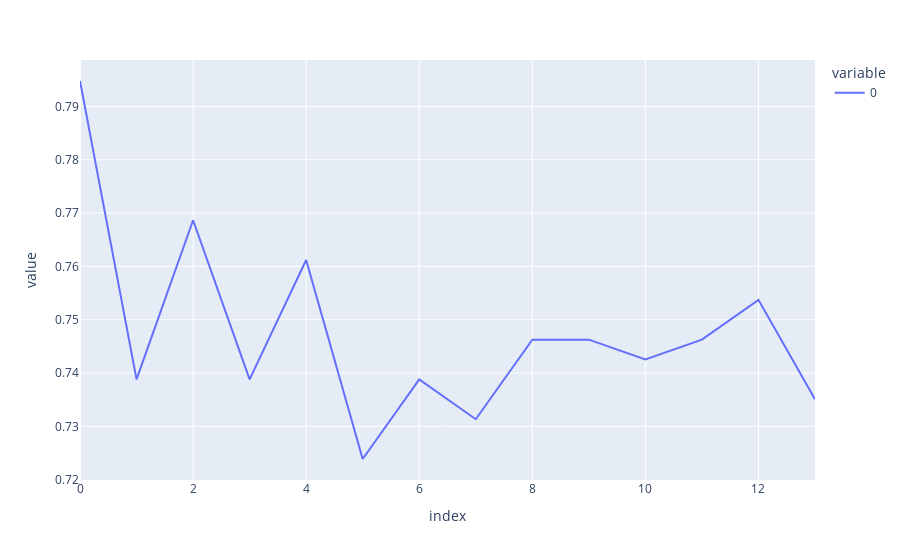

Here is the notebook cell this chart was saved with:
### Code cell
px.line(k_result)

### Figure 1 — Plotly figure (JSON) as saved in the notebook; plotly's stock layout.template omitted (floating-point values rounded to 4 significant figures)
{"data": [{"hovertemplate": "variable=0<br>index=%{x}<br>value=%{y}<extra></extra>", "legendgroup": "0", "line": {"color": "#636efa", "dash": "solid"}, "marker": {"symbol": "circle"}, "mode": "lines", "name": "0", "orientation": "v", "showlegend": true, "type": "scatter", "x": [0, 1, 2, 3, 4, 5, 6, 7, 8, 9, 10, 11, 12, 13], "xaxis": "x", "y": [0.7948, 0.7388, 0.7687, 0.7388, 0.7612, 0.7239, 0.7388, 0.7313, 0.7463, 0.7463, 0.7425, 0.7463, 0.7537, 0.7351], "yaxis": "y"}], "layout": {"legend": {"title": {"text": "variable"}, "tracegroupgap": 0}, "margin": {"t": 60}, "xaxis": {"anchor": "y", "domain": [0, 1], "title": {"text": "index"}}, "yaxis": {"anchor": "x", "domain": [0, 1], "title": {"text": "value"}}}}
